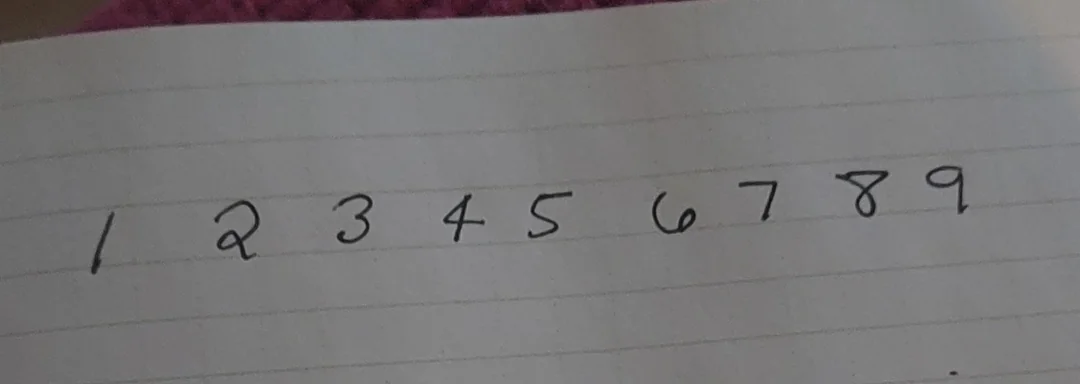
#> input picture backend/src/ml/notebooks/samples/randomsamplefromreddit.png, 1080 x 384 px
$ jupyter execute --allow-errors KNN-exploration.ipynb
#> lines starting #> are read from the running program, lines starting #| are printed output that depends on the picture; after the words box and inside, x2 and y2 are one past the last pixel; in counts of white or black regions, pixels touching at a corner belong together
[cell 1]
import matplotlib.pyplot as plt
import numpy as np
from sklearn.datasets import fetch_openml
from sklearn.metrics import accuracy_score, classification_report
from sklearn.model_selection import train_test_split
from sklearn.neighbors import KNeighborsClassifier
from sklearn.pipeline import make_pipeline
from sklearn.preprocessing import Normalizer

# Implementing a KNN on the MNIST dataset
Using 784 features mnist ds.

Download dataset,

#> (a cell that did not finish here is left out)

Split into train and test,

#> (a cell that did not finish here is left out)

We need to augment the dataset as the user ll never exactly have the same angle for each photo capture,

[cell 4]
# This part have been generated using Claude AI.

rng = np.random.default_rng(42)


# [52 lines left out: functions random_affine, elastic, augment_dataset, not called in this run]

#> (a cell that did not finish here is left out)

Implement and train k-NN,

[cell 6]
knn = make_pipeline(
    Normalizer(), KNeighborsClassifier(n_neighbors=6, weights="distance")
)

#> (a cell that did not finish here is left out)

#> (a cell that did not finish here is left out)

Evaluate the ds,

#> (a cell that did not finish here is left out)

# Pipeline from raw image to prediction
Claude AI, have been used in this part mainly for the displaying of the samples. Inspired by these two articles: [https://www.mindee.com/blog/digit-recognition-python-opencv](https://www.mindee.com/blog/digit-recognition-python-opencv) and [https://docs.opencv.org/4.13.0/d8/d4b/tutorial_py_knn_opencv.html](https://docs.opencv.org/4.13.0/d8/d4b/tutorial_py_knn_opencv.html)

[cell 10]
import cv2

[cell 11]
# src: https://www.reddit.com/r/Handwriting/comments/zxjehf/i_have_always_struggled_with_my_fives_are_numbers/
reddit_sample = "./samples/randomsamplefromreddit.png"

[cell 12]
def load_image_in_grayscale(path, target_width=1000):
    """
    Load an image from its path, convert it to grayscale and resize it to a fixed width
    """
#> called with path = './samples/randomsamplefromreddit.png', target_width = 1000
    img = cv2.imread(path)
#> img is the input picture: shape (384, 1080, 3); mean B, G, R 119.6, 119, 120.3
    if img is None:
        raise FileNotFoundError(f"Impossible to load image: {path}")
    img = cv2.cvtColor(img, cv2.COLOR_BGR2GRAY)
#> img: shape (384, 1080)

    scale = target_width / img.shape[1]
#> scale = 0.926
    interp = cv2.INTER_AREA if scale < 1 else cv2.INTER_CUBIC
#> interp = 3
    return cv2.resize(img, None, fx=scale, fy=scale, interpolation=interp)

[cell 13]
grayscale = load_image_in_grayscale(reddit_sample)

[cell 14]
plt.imshow(grayscale, cmap="gray")

Reduce noise using gaussian blur,

[cell 15]
def add_blur_on_image(img):
    return cv2.GaussianBlur(img, (9, 9), 0)

[cell 16]
blurred = add_blur_on_image(grayscale)

[cell 17]
plt.imshow(blurred, cmap="gray")

Binarise the image,

[cell 18]
def binarize(img):
    _, binary = cv2.threshold(img, 0, 255, cv2.THRESH_BINARY_INV + cv2.THRESH_OTSU)
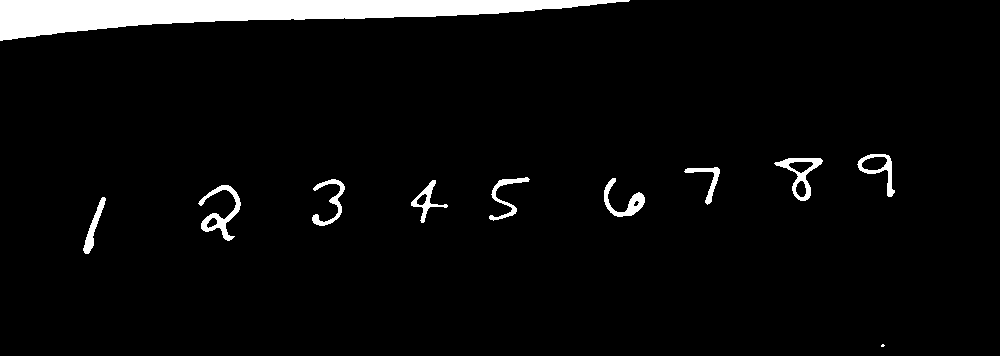
#> binary: shape (356, 1000); 4.7% white; 11 white regions (1 under 20 px), largest, box (x1, y1, x2, y2) and area: (0, 0, 630, 41) 12463, (198, 185, 241, 241) 718, (774, 158, 823, 201) 616
    return binary

[cell 19]
binary = binarize(blurred)

[cell 20]
plt.imshow(binary, cmap="gray")

Dilate image to fill spaces,

[cell 21]
def dilate(img):
    kernel = cv2.getStructuringElement(cv2.MORPH_RECT, (5, 5))
    return cv2.dilate(img, kernel, iterations=2)
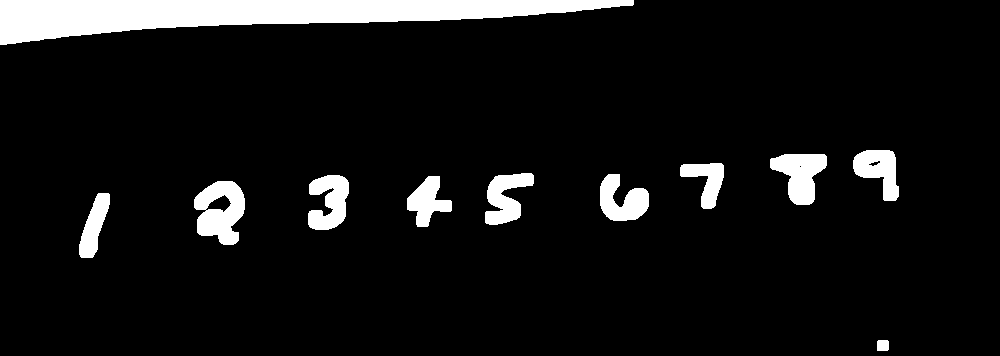
#> returned value: shape (356, 1000); 8% white; 11 white regions

[cell 22]
dilated = dilate(binary)

[cell 23]
plt.imshow(dilated, cmap="gray")

Find contours,

[cell 24]
def find_contours(img):
    contours, _ = cv2.findContours(img, cv2.RETR_EXTERNAL, cv2.CHAIN_APPROX_SIMPLE)
#> contours = 11 contours; largest, box (x1, y1, x2, y2) and area: (0, 0, 634, 45) 14509, (194, 181, 245, 245) 2292, (770, 154, 827, 205) 1691, (308, 175, 349, 230) 1465, (485, 173, 534, 225) 1374

    if not contours:
        raise ValueError("No numbers on the image.")

    return contours

[cell 25]
def find_bounding_boxes(contours, min_area=200):
    boxes = []
    for c in contours:
        if cv2.contourArea(c) <= min_area:
            continue  # too small: noise
        x, y, w, h = cv2.boundingRect(c)
        if w >= 2 * h:
            continue  # at least twice as wide as tall: not a digit
        boxes.append((x, y, w, h))

    boxes.sort(key=lambda b: (b[1] // 50, b[0]))

    return boxes

[cell 26]
contours = find_contours(dilated)
boxes = find_bounding_boxes(contours)
#> the loop in find_bounding_boxes, `for c in contours:` made 11 passes
#> (x, y, w, h) on passes 2 to 11: (79, 193, 31, 65), (194, 181, 51, 64), (407, 176, 45, 51), (308, 175, 41, 55), (600, 174, 49, 47), (485, 173, 49, 52), (680, 163, 44, 46), (770, 154, 57, 51), (853, 150, 46, 51), (0, 0, 634, 45)
#> after the loop in find_bounding_boxes, `for c in contours:`: boxes = [(79, 193, 31, 65), (194, 181, 51, 64), (407, 176, 45, 51), (308, 175, 41, 55), (600, 174, 49, 47), (485, 173, 49, 52), (680, 163, 44, 46), (770, 154, 57, 51), (853, 150, 46, 51)]
#> boxes = [(79, 193, 31, 65), (194, 181, 51, 64), (308, 175, 41, 55), (407, 176, 45, 51), (485, 173, 49, 52), (600, 174, 49, 47), (680, 163, 44, 46), (770, 154, 57, 51), (853, 150, 46, 51)]

[cell 27]
vis = cv2.cvtColor(grayscale, cv2.COLOR_GRAY2RGB)
for x, y, w, h in boxes:
    cv2.rectangle(vis, (x, y), (x + w, y + h), (255, 0, 0), 2)
#> this loop made 9 passes
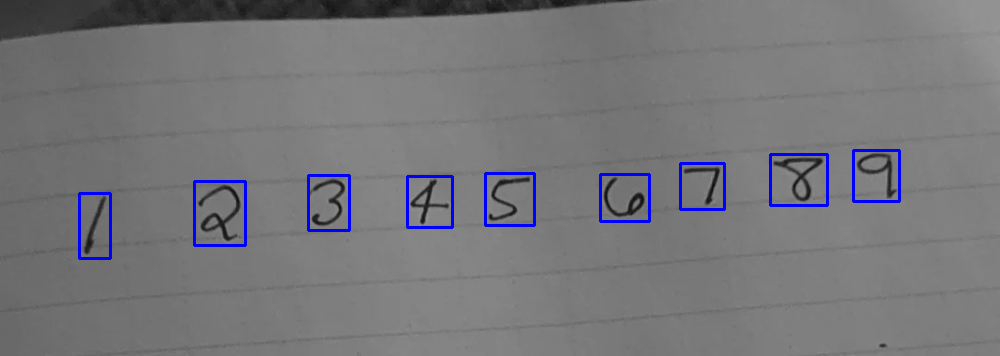
#> vis: shape (356, 1000, 3); mean B, G, R 121.4, 117.6, 117.6

plt.imshow(vis)

Extract samples from the image and transform in MNIST 28x28 shape,

[cell 28]
# fully implemented using Claude
def to_mnist(d, stroke=0.0):
    """
    d:      crop with white ink on black background
    stroke: thickening relative to digit size (0 = none, try 0.03 to 0.08)
    """
    # 1. Tight crop around the ink, so padding no longer affects the scale
    ys, xs = np.nonzero(d)
    if len(xs) == 0:
        return np.zeros((28, 28), dtype=np.uint8)
    d = d[ys.min() : ys.max() + 1, xs.min() : xs.max() + 1]
    h, w = d.shape

    # 2. Optional thickening, proportional to the digit's size
    k = int(round(max(h, w) * stroke))
    if k > 0:
        d = cv2.dilate(d, cv2.getStructuringElement(cv2.MORPH_ELLIPSE, (k, k)))
        d = np.pad(d, k)  # dilation can grow past the crop
        ys, xs = np.nonzero(d)
        d = d[ys.min() : ys.max() + 1, xs.min() : xs.max() + 1]
        h, w = d.shape

    # 3. Fit in 20x20, keeping aspect ratio
    scale = 20.0 / max(h, w)
    resized = cv2.resize(
        d,
        (max(1, round(w * scale)), max(1, round(h * scale))),
        interpolation=cv2.INTER_AREA,
    )

    # 4. Paste in the middle of a 28x28 canvas
    canvas = np.zeros((28, 28), dtype=np.uint8)
    rh, rw = resized.shape
    y_off, x_off = (28 - rh) // 2, (28 - rw) // 2
    canvas[y_off : y_off + rh, x_off : x_off + rw] = resized

    # 5. Shift so the center of mass sits at the center, like MNIST
    m = cv2.moments(canvas)
    if m["m00"] > 0:
        cx, cy = m["m10"] / m["m00"], m["m01"] / m["m00"]
        M = np.float32([[1, 0, 14 - cx], [0, 1, 14 - cy]])
        canvas = cv2.warpAffine(canvas, M, (28, 28))
    return canvas

[cell 29]
def extract_digits(img, boxes, pad=3):
#> called with pad = 3
    H, W = img.shape
#> H = 356; W = 1000
    samples = []
    for x, y, w, h in boxes:
        x0, y0 = max(x - pad, 0), max(y - pad, 0)
        x1, y1 = min(x + w + pad, W), min(y + h + pad, H)
        samples.append((to_mnist(img[y0:y1, x0:x1]), (x, y, w, h)))
#> this loop made 9 passes
#> (x, y, x0, y0, x1, y1) on passes 1 to 9: (79, 193, 76, 190, 113, 261), (194, 181, 191, 178, 248, 248), (308, 175, 305, 172, 352, 233), (407, 176, 404, 173, 455, 230), (485, 173, 482, 170, 537, 228), (600, 174, 597, 171, 652, 224), (680, 163, 677, 160, 727, 212), (770, 154, 767, 151, 830, 208), (853, 150, 850, 147, 902, 204)
#> pass 1, in to_mnist, `d = d[ys.min() : ys.max() + 1, xs.min() : xs.max() + 1]`:
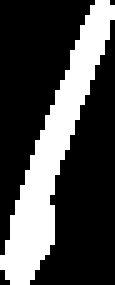
#> d: shape (57, 23) (shown 5 times larger); 29% white; 1 white region, box (x1, y1, x2, y2) and area: (0, 0, 23, 57) 380
#> after the loop, samples = 9 items

    return samples

[cell 30]
samples = extract_digits(binary, boxes)
#> samples = 9 items

[cell 31]
n = len(samples)
#> n = 9
fig, axes = plt.subplots(1, n, figsize=(1.6 * n, 2.2))
for ax, (digit, _) in zip(axes, samples, strict=False):
    ax.imshow(digit, cmap="gray")
#> this loop made 9 passes
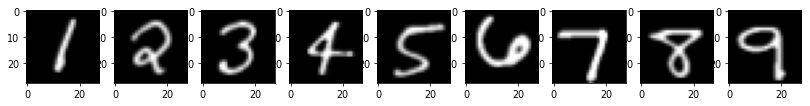
#> figure drawn by matplotlib, 9 panels

Predict the digit,

[cell 32]
def predict_digit(digit, model):
    """
    digit: 28x28 uint8 image, white digit on black background
    Returns (prediction, {digit: probability})
    """
    x = digit.reshape(1, -1).astype(np.float32)
    probs = model.predict_proba(x)[0]
    pred = int(model.classes_[np.argmax(probs)])
    probabilities = {
        int(c): float(p) for c, p in zip(model.classes_, probs, strict=False)
    }
    return pred, probabilities

[cell 33]
results = []  # list of (prediction, probabilities, box)
#> (the rest of this cell did not finish here and is left out)

[cell 34]
def predict_in_image(path, model):
    grayscale = load_image_in_grayscale(path)
#> call 2 of load_image_in_grayscale, with path = './samples/handwrittendigits.jpg', target_width = 1000
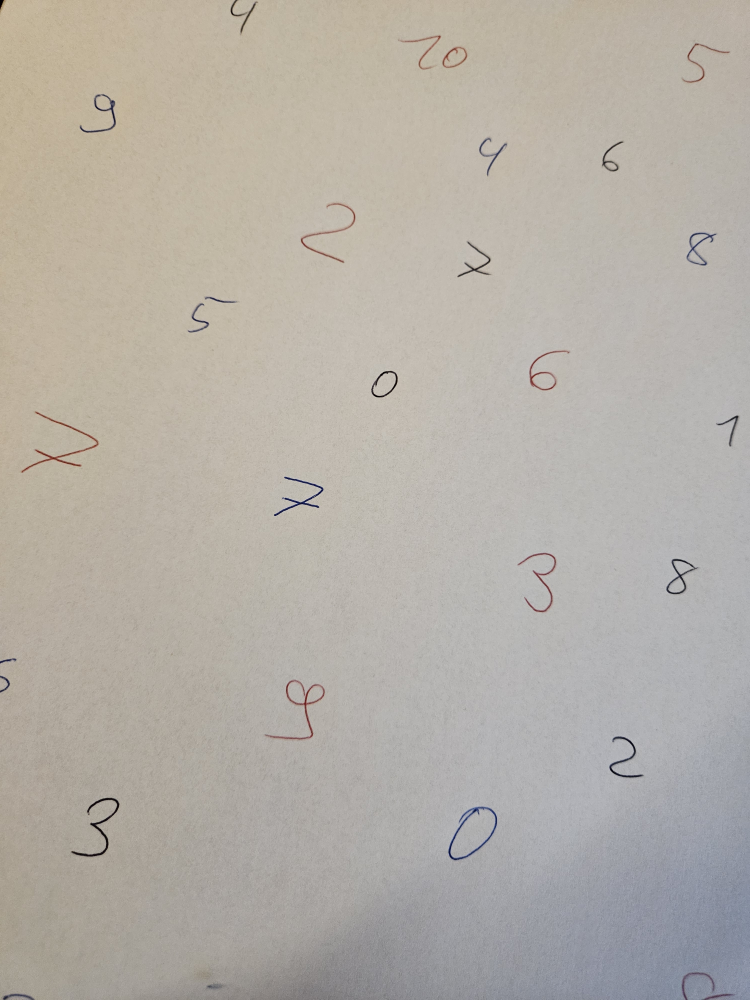
#> input picture backend/src/ml/notebooks/samples/handwrittendigits.jpg, 3000 x 4000 px (shown at 1/4 size)
#> in load_image_in_grayscale, img is the input picture: shape (4000, 3000, 3); mean B, G, R 167.1, 175, 180.4
    blurred = add_blur_on_image(grayscale)
    binary = binarize(blurred)
#> in binarize (call 2), `_, binary = cv2.threshold(img, 0, 255, cv2.THRESH_BINARY_INV + cv2.THR..`:
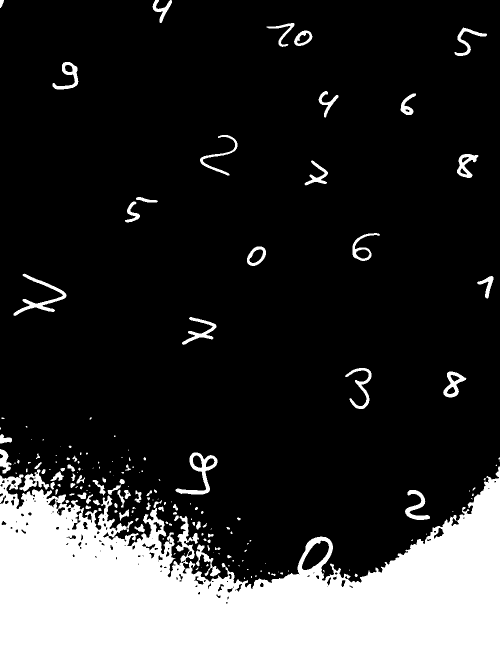
#> binary: shape (1333, 1000) (shown at 1/2 size); 20.7% white; 183 white regions (91 under 20 px), largest, box (x1, y1, x2, y2) and area: (0, 933, 1000, 1333) 251124, (351, 905, 435, 989) 1855, (27, 547, 133, 632) 1673
    dilated = dilate(binary)
#> in dilate (call 2), `kernel = cv2.getStructuringElement(cv2.MORPH_RECT, (5, 5))`: kernel = [[1, 1, 1, 1, 1], [1, 1, 1, 1, 1], [1, 1, 1, 1, 1], [1, 1, 1, 1, 1], [1, 1, 1, 1, 1]]
#> in dilate (call 2), `return cv2.dilate(img, kernel, iterations=2)`:
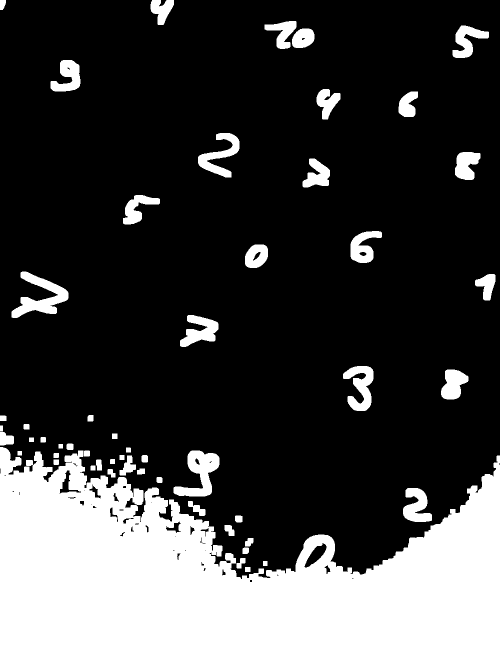
#> returned value: shape (1333, 1000) (shown at 1/2 size); 25.9% white; 54 white regions
    contours = find_contours(dilated)
#> in find_contours (call 2), `contours, _ = cv2.findContours(img, cv2.RETR_EXTERNAL, cv2.CHAIN_APPRO..`: contours = 54 contours; largest, box (x1, y1, x2, y2) and area: (0, 894, 1000, 1333) 294964, (23, 543, 137, 636) 4050, (347, 901, 439, 993) 4026, (686, 732, 747, 822) 2886, (396, 266, 479, 355) 2716
    boxes = find_bounding_boxes(contours)
#> the loop in find_bounding_boxes (call 2), `for c in contours:` made 54 passes
#> (x, y, w, h) on passes 6, 8, 9, 14, 17, 22, 25, 31, 36, 37, 38, 39: (449, 1050, 20, 22), (376, 1002, 35, 30), (806, 976, 58, 68), (192, 919, 12, 22), (239, 911, 33, 40), (347, 901, 92, 92), (0, 894, 1000, 439), (0, 864, 28, 27), (882, 739, 55, 60), (686, 732, 61, 90), (360, 630, 77, 64), (950, 548, 41, 53)
#> c on passes 1, 2, 19, 21, 26, 28: [[490, 1134], [490, 1143], [500, 1143], [500, 1134]], [[526, 1122], [526, 1131], [534, 1131], [534, 1122]], [[239, 910], [239, 919], [248, 919], [248, 910]], [[35, 902], [35, 910], [43, 910], [43, 902]], [[117, 888], [117, 896], [125, 896], [125, 888]], [[58, 875], [58, 883], [67, 883], [67, 875]]
#> boxes = 25 items, first 6: (301, 0, 47, 50), (529, 42, 64, 56), (584, 57, 45, 39), (905, 51, 73, 65), (101, 120, 60, 63), (633, 178, 48, 61)
    samples = extract_digits(binary, boxes)
#> the loop in extract_digits (call 2), `for x, y, w, h in boxes:` made 25 passes
#> (x, y, x0, y0, x1, y1) on passes 1 to 12: (301, 0, 298, 0, 351, 53), (529, 42, 526, 39, 596, 101), (584, 57, 581, 54, 632, 99), (905, 51, 902, 48, 981, 119), (101, 120, 98, 117, 164, 186), (633, 178, 630, 175, 684, 242), (797, 183, 794, 180, 839, 237), (396, 266, 393, 263, 482, 358), (605, 317, 602, 314, 663, 378), (910, 304, 907, 301, 964, 363), (246, 390, 243, 387, 323, 452), (490, 489, 487, 486, 539, 539)
#> (x, y, x0, y0, x1, y1) on pass 20: (192, 919, 189, 916, 207, 944)
#> pass 1, in to_mnist (call 10), `d = d[ys.min() : ys.max() + 1, xs.min() : xs.max() + 1]`:
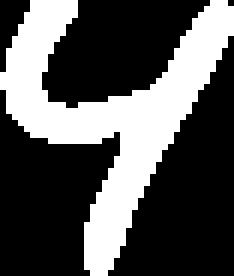
#> d: shape (46, 39) (shown 6 times larger); 33.3% white; 1 white region, box (x1, y1, x2, y2) and area: (0, 0, 39, 46) 598
#> pass 2, in to_mnist (call 11), `canvas = cv2.warpAffine(canvas, M, (28, 28))`:
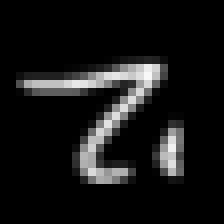
#> canvas: shape (28, 28) (shown 8 times larger); min 0, max 248, mean 21.9
#> samples = 25 items

    results = []
    for digit, box in samples:
        pred, probs = predict_digit(digit, model)
        results.append((pred, probs, box))
#> this loop made 1 pass
#> after the loop, results = []

    return results, grayscale

#> (a cell that did not finish here is left out)

[cell 36]
vis = cv2.cvtColor(grayscale, cv2.COLOR_GRAY2RGB)

# Scale line and text size with the image, so they stay readable on large photos
s = max(vis.shape[:2]) / 1000
#> s = 1
thickness = max(1, round(2 * s))
#> thickness = 2

for pred, probs, (x, y, w, h) in results:
    cv2.rectangle(vis, (x, y), (x + w, y + h), (255, 0, 0), thickness)
    cv2.putText(
        vis,
        f"{pred} ({probs[pred]:.0%})",
        (x, max(y - 8, 15)),
        cv2.FONT_HERSHEY_SIMPLEX,
        0.8 * s,
        (255, 0, 0),
        thickness,
    )

plt.imshow(vis)
